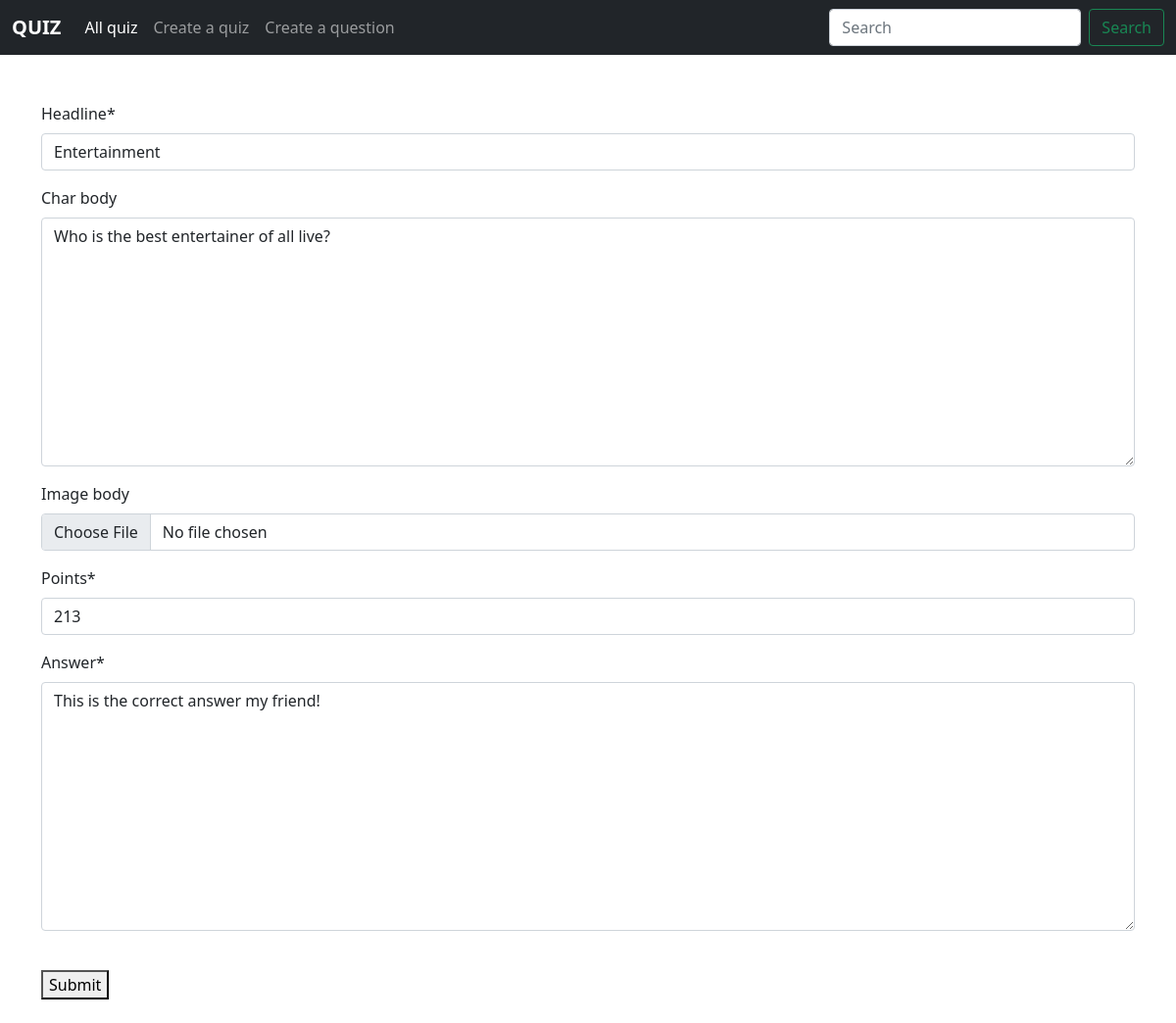
The app's page /question/1/u with its own data.
### quiz/models.py (models this page shows, shortened)
class Question(models.Model):
    headline = models.CharField(max_length=2000)
    char_body = models.TextField(null=True, blank=True)
    image_body = models.ImageField(null=True, blank=True)
    points = models.PositiveIntegerField()
    answer = models.TextField()

### quiz/views.py (the view)
# urls.py: path("question/<int:pk>/u", QuestionUpdateView.as_view(), name="question-u"),
class QuestionUpdateView(UpdateView):
    model = Question
    template_name = "quest_update.html"
    fields = "__all__"

### templates/quest_update.html (shortened to what this page needs)
{% extends 'base.html' %}
{% load crispy_forms_tags %}
{% block body %}
<form method="post">
  {{ form|crispy }}
  <br><button type="submit">Submit</button>
</form>
{% endblock body %}

### records on screen
Question: headline "Entertainment", char_body "Who is the best entertainer of all live?", points "213", answer "This is the correct answer my friend!"
